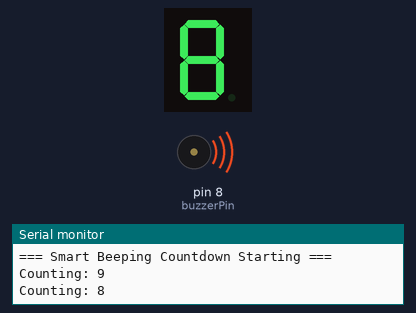
This sketch was run on a simulated Arduino Uno, built with avr-gcc and run on an emulated ATmega328P. On the bench: 1-digit seven-segment display, buzzer (waves = sounding), the last lines printed to the serial monitor. Wiring (inferred from the names in the program): 1-digit 7-segment display, segments lit when HIGH: segments pin 4, pin 5, pin 9, pin 7, pin 6, pin 3, pin 2. The segment pins are drawn as the display they are named for.

Above: at 1.1 s.
At 3.3 s:
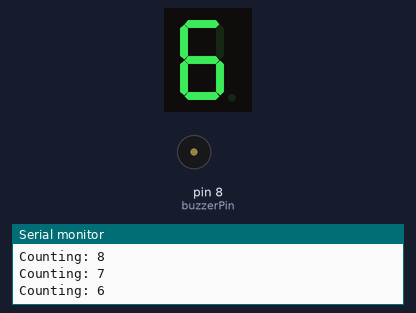
At 5.3 s:
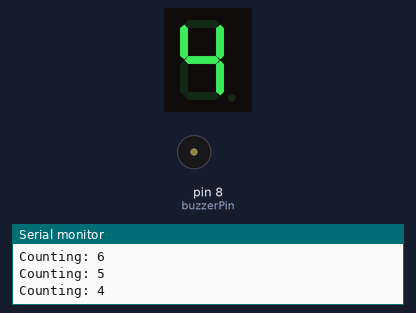
At 9.3 s:
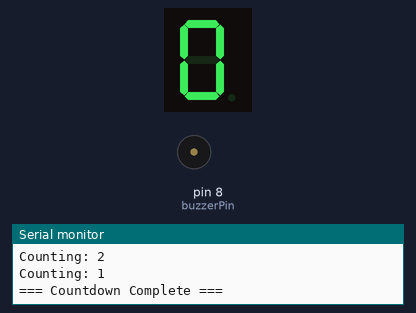
Timing chart, 0 to 10.8 s (numbered marks = the images above):
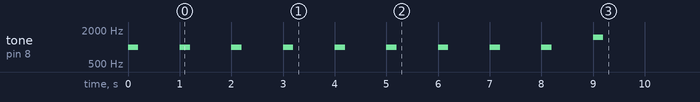

The sketch:

sketch_jul5b.ino
```cpp
int startValue = 9;

int buzzerPin = 8;

// Segment pins: a, b, c, d, e, f, g
int segmentPins[] = {4, 5, 9, 7, 6, 3, 2};
int numSegments = 7;

byte digits[10][7] = {
  {1,1,1,1,1,1,0},
  {0,1,1,0,0,0,0},
  {1,1,0,1,1,0,1},
  {1,1,1,1,0,0,1},
  {0,1,1,0,0,1,1},
  {1,0,1,1,0,1,1},
  {1,0,1,1,1,1,1},
  {1,1,1,0,0,0,0},
  {1,1,1,1,1,1,1},
  {1,1,1,1,0,1,1}
};


void showDigit(int n) {
  if (n < 0 || n >= 9) return;

  for (int i = 0; i < numSegments; i++) {
    digitalWrite(segmentPins[i], digits[n][i]);
  }
}

void setup() {
  Serial.begin(9600);


  pinMode(buzzerPin, OUTPUT);

  for (int i = 0; i < numSegments; i++) {
    pinMode(segmentPins[i], OUTPUT);
  }

  Serial.println("=== Smart Beeping Countdown Starting ===");

  int count = 9;

  while (count >= 1) {
    Serial.print("Counting: ");
    Serial.println(count);

    showDigit(count);

    tone(buzzerPin, 1000, 200);

    delay(1000);

    count = count - 1;
  }

  showDigit(0);
  tone(buzzerPin, 1500, 200);

  Serial.println("=== Countdown Complete === ");

}

void loop() {


}
```

Measured:
- by itself, tone on pin 8 (buzzerPin): plays 1000 Hz for 0.20 s, 1000 Hz for 0.20 s, 1000 Hz for 0.20 s, 1000 Hz for 0.20 s, 1000 Hz for 0.20 s, 1000 Hz for 0.20 s … (10 notes in this stretch)
- what the display in image 0 shows lasts 1.0 s, from 1.0 s to 2.0 s
